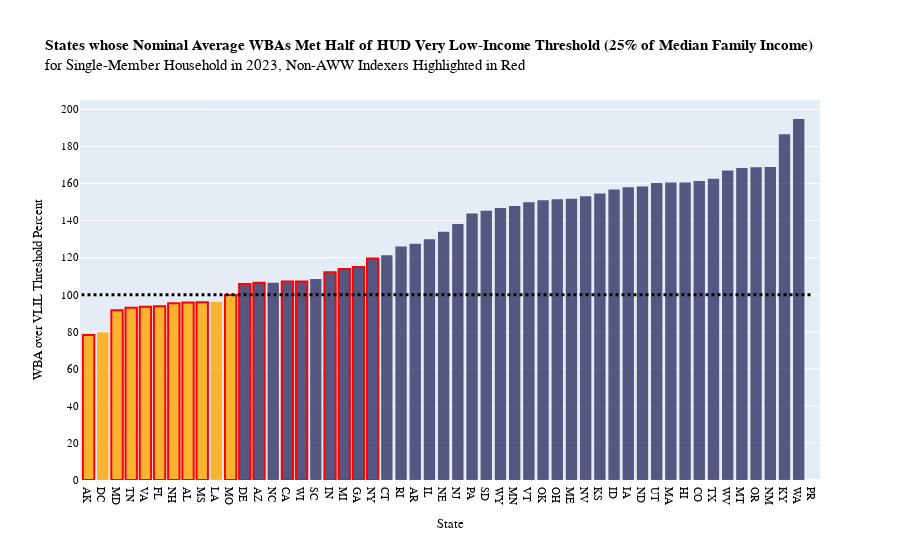

The notebook cell saved with this chart:
### Code cell
fig1 = px.bar(avgwba.sort_values(by='WBA-Limit Ratio'), 
             x='State', 
             y='WBA-Limit Ratio', 
             color = 'Met limit',
             color_discrete_sequence=['rgba(255, 165, 0,0.8)', 'rgba(50,50,100,0.8)'],
             width=2000)

nonindexers_list = ['AK', 'AL', 'AZ', 'CA', 'DE', 'FL', 'GA', 'IN', 'MD',
                    'MI', 'MO', 'MS', 'NH', 'NY', 'TN', 'VA', 'WI']
avgwba_sorted = avgwba.sort_values(by='WBA-Limit Ratio')
fig1 = go.Figure()

for i, row in avgwba_sorted.iterrows():
    is_nonindexer = row["State"] in nonindexers_list
    fill_color = 'rgba(255, 165, 0,0.8)' if row["Met limit"] == False else 'rgba(50,50,100,0.8)'
    line_color = 'red' if is_nonindexer else fill_color 
    fig1.add_trace(go.Bar(
        x=[row["State"]],
        y=[row["WBA-Limit Ratio"]],
        marker=dict(
            color=fill_color,
            line=dict(color=line_color, width=2 if is_nonindexer else 0)
        ),
        showlegend=False  # Optional: manage legend manually
    ))

# Update layout
fig1.update_layout(
    title_text="<b>States whose Nominal Average WBAs Met Half of HUD Very Low-Income Threshold (25% of Median Family Income)</b> <br>for Single-Member Household in 2023, Non-AWW Indexers Highlighted in Red",
    xaxis_title="State",
    yaxis_title="WBA over VLIL Threshold Percent",
    font=dict(family="Cambria", size=11, color="black"),
    width=2000,
    yaxis=dict(tick0=0, dtick=20)
)

# Add dotted threshold line at y=100
fig1.add_shape(
    type="line",
    x0=-0.5,
    x1=51,
    y0=100,
    y1=100,
    line=dict(color="black", width=3, dash="dot")
)

fig1.show()

### Figure 1 — Plotly figure (JSON) as saved in the notebook; plotly's stock layout.template omitted (floating-point values rounded to 4 significant figures)
{"data": [{"marker": {"color": "rgba(255, 165, 0,0.8)", "line": {"color": "red", "width": 2}}, "showlegend": false, "type": "bar", "x": ["AK"], "y": [78.19]}, {"marker": {"color": "rgba(255, 165, 0,0.8)", "line": {"color": "rgba(255, 165, 0,0.8)", "width": 0}}, "showlegend": false, "type": "bar", "x": ["DC"], "y": [79.8]}, {"marker": {"color": "rgba(255, 165, 0,0.8)", "line": {"color": "red", "width": 2}}, "showlegend": false, "type": "bar", "x": ["MD"], "y": [91.66]}, {"marker": {"color": "rgba(255, 165, 0,0.8)", "line": {"color": "red", "width": 2}}, "showlegend": false, "type": "bar", "x": ["TN"], "y": [92.99]}, {"marker": {"color": "rgba(255, 165, 0,0.8)", "line": {"color": "red", "width": 2}}, "showlegend": false, "type": "bar", "x": ["VA"], "y": [93.48]}, {"marker": {"color": "rgba(255, 165, 0,0.8)", "line": {"color": "red", "width": 2}}, "showlegend": false, "type": "bar", "x": ["FL"], "y": [93.7]}, {"marker": {"color": "rgba(255, 165, 0,0.8)", "line": {"color": "red", "width": 2}}, "showlegend": false, "type": "bar", "x": ["NH"], "y": [95.39]}, {"marker": {"color": "rgba(255, 165, 0,0.8)", "line": {"color": "red", "width": 2}}, "showlegend": false, "type": "bar", "x": ["AL"], "y": [95.73]}, {"marker": {"color": "rgba(255, 165, 0,0.8)", "line": {"color": "red", "width": 2}}, "showlegend": false, "type": "bar", "x": ["MS"], "y": [95.94]}, {"marker": {"color": "rgba(255, 165, 0,0.8)", "line": {"color": "rgba(255, 165, 0,0.8)", "width": 0}}, "showlegend": false, "type": "bar", "x": ["LA"], "y": [96.23]}, {"marker": {"color": "rgba(255, 165, 0,0.8)", "line": {"color": "red", "width": 2}}, "showlegend": false, "type": "bar", "x": ["MO"], "y": [99.81]}, {"marker": {"color": "rgba(50,50,100,0.8)", "line": {"color": "red", "width": 2}}, "showlegend": false, "type": "bar", "x": ["DE"], "y": [105.8]}, {"marker": {"color": "rgba(50,50,100,0.8)", "line": {"color": "red", "width": 2}}, "showlegend": false, "type": "bar", "x": ["AZ"], "y": [106.4]}, {"marker": {"color": "rgba(50,50,100,0.8)", "line": {"color": "rgba(50,50,100,0.8)", "width": 0}}, "showlegend": false, "type": "bar", "x": ["NC"], "y": [106.5]}, {"marker": {"color": "rgba(50,50,100,0.8)", "line": {"color": "red", "width": 2}}, "showlegend": false, "type": "bar", "x": ["CA"], "y": [107.1]}, {"marker": {"color": "rgba(50,50,100,0.8)", "line": {"color": "red", "width": 2}}, "showlegend": false, "type": "bar", "x": ["WI"], "y": [107.2]}, {"marker": {"color": "rgba(50,50,100,0.8)", "line": {"color": "rgba(50,50,100,0.8)", "width": 0}}, "showlegend": false, "type": "bar", "x": ["SC"], "y": [108.5]}, {"marker": {"color": "rgba(50,50,100,0.8)", "line": {"color": "red", "width": 2}}, "showlegend": false, "type": "bar", "x": ["IN"], "y": [112.2]}, {"marker": {"color": "rgba(50,50,100,0.8)", "line": {"color": "red", "width": 2}}, "showlegend": false, "type": "bar", "x": ["MI"], "y": [113.9]}, {"marker": {"color": "rgba(50,50,100,0.8)", "line": {"color": "red", "width": 2}}, "showlegend": false, "type": "bar", "x": ["GA"], "y": [115]}, {"marker": {"color": "rgba(50,50,100,0.8)", "line": {"color": "red", "width": 2}}, "showlegend": false, "type": "bar", "x": ["NY"], "y": [119.6]}, {"marker": {"color": "rgba(50,50,100,0.8)", "line": {"color": "rgba(50,50,100,0.8)", "width": 0}}, "showlegend": false, "type": "bar", "x": ["CT"], "y": [121.2]}, {"marker": {"color": "rgba(50,50,100,0.8)", "line": {"color": "rgba(50,50,100,0.8)", "width": 0}}, "showlegend": false, "type": "bar", "x": ["RI"], "y": [126.0]}, {"marker": {"color": "rgba(50,50,100,0.8)", "line": {"color": "rgba(50,50,100,0.8)", "width": 0}}, "showlegend": false, "type": "bar", "x": ["AR"], "y": [127.4]}, {"marker": {"color": "rgba(50,50,100,0.8)", "line": {"color": "rgba(50,50,100,0.8)", "width": 0}}, "showlegend": false, "type": "bar", "x": ["IL"], "y": [130.0]}, {"marker": {"color": "rgba(50,50,100,0.8)", "line": {"color": "rgba(50,50,100,0.8)", "width": 0}}, "showlegend": false, "type": "bar", "x": ["NE"], "y": [133.9]}, {"marker": {"color": "rgba(50,50,100,0.8)", "line": {"color": "rgba(50,50,100,0.8)", "width": 0}}, "showlegend": false, "type": "bar", "x": ["NJ"], "y": [138.1]}, {"marker": {"color": "rgba(50,50,100,0.8)", "line": {"color": "rgba(50,50,100,0.8)", "width": 0}}, "showlegend": false, "type": "bar", "x": ["PA"], "y": [143.9]}, {"marker": {"color": "rgba(50,50,100,0.8)", "line": {"color": "rgba(50,50,100,0.8)", "width": 0}}, "showlegend": false, "type": "bar", "x": ["SD"], "y": [145.3]}, {"marker": {"color": "rgba(50,50,100,0.8)", "line": {"color": "rgba(50,50,100,0.8)", "width": 0}}, "showlegend": false, "type": "bar", "x": ["WY"], "y": [146.8]}, {"marker": {"color": "rgba(50,50,100,0.8)", "line": {"color": "rgba(50,50,100,0.8)", "width": 0}}, "showlegend": false, "type": "bar", "x": ["MN"], "y": [147.8]}, {"marker": {"color": "rgba(50,50,100,0.8)", "line": {"color": "rgba(50,50,100,0.8)", "width": 0}}, "showlegend": false, "type": "bar", "x": ["VT"], "y": [149.9]}, {"marker": {"color": "rgba(50,50,100,0.8)", "line": {"color": "rgba(50,50,100,0.8)", "width": 0}}, "showlegend": false, "type": "bar", "x": ["OK"], "y": [150.9]}, {"marker": {"color": "rgba(50,50,100,0.8)", "line": {"color": "rgba(50,50,100,0.8)", "width": 0}}, "showlegend": false, "type": "bar", "x": ["OH"], "y": [151.5]}, {"marker": {"color": "rgba(50,50,100,0.8)", "line": {"color": "rgba(50,50,100,0.8)", "width": 0}}, "showlegend": false, "type": "bar", "x": ["ME"], "y": [151.8]}, {"marker": {"color": "rgba(50,50,100,0.8)", "line": {"color": "rgba(50,50,100,0.8)", "width": 0}}, "showlegend": false, "type": "bar", "x": ["NV"], "y": [153.1]}, {"marker": {"color": "rgba(50,50,100,0.8)", "line": {"color": "rgba(50,50,100,0.8)", "width": 0}}, "showlegend": false, "type": "bar", "x": ["KS"], "y": [154.6]}, {"marker": {"color": "rgba(50,50,100,0.8)", "line": {"color": "rgba(50,50,100,0.8)", "width": 0}}, "showlegend": false, "type": "bar", "x": ["ID"], "y": [156.8]}, {"marker": {"color": "rgba(50,50,100,0.8)", "line": {"color": "rgba(50,50,100,0.8)", "width": 0}}, "showlegend": false, "type": "bar", "x": ["IA"], "y": [158.0]}, {"marker": {"color": "rgba(50,50,100,0.8)", "line": {"color": "rgba(50,50,100,0.8)", "width": 0}}, "showlegend": false, "type": "bar", "x": ["ND"], "y": [158.4]}, {"marker": {"color": "rgba(50,50,100,0.8)", "line": {"color": "rgba(50,50,100,0.8)", "width": 0}}, "showlegend": false, "type": "bar", "x": ["UT"], "y": [160.2]}, {"marker": {"color": "rgba(50,50,100,0.8)", "line": {"color": "rgba(50,50,100,0.8)", "width": 0}}, "showlegend": false, "type": "bar", "x": ["MA"], "y": [160.6]}, {"marker": {"color": "rgba(50,50,100,0.8)", "line": {"color": "rgba(50,50,100,0.8)", "width": 0}}, "showlegend": false, "type": "bar", "x": ["HI"], "y": [160.6]}, {"marker": {"color": "rgba(50,50,100,0.8)", "line": {"color": "rgba(50,50,100,0.8)", "width": 0}}, "showlegend": false, "type": "bar", "x": ["CO"], "y": [161.3]}, {"marker": {"color": "rgba(50,50,100,0.8)", "line": {"color": "rgba(50,50,100,0.8)", "width": 0}}, "showlegend": false, "type": "bar", "x": ["TX"], "y": [162.6]}, {"marker": {"color": "rgba(50,50,100,0.8)", "line": {"color": "rgba(50,50,100,0.8)", "width": 0}}, "showlegend": false, "type": "bar", "x": ["WV"], "y": [167]}, {"marker": {"color": "rgba(50,50,100,0.8)", "line": {"color": "rgba(50,50,100,0.8)", "width": 0}}, "showlegend": false, "type": "bar", "x": ["MT"], "y": [168.3]}, {"marker": {"color": "rgba(50,50,100,0.8)", "line": {"color": "rgba(50,50,100,0.8)", "width": 0}}, "showlegend": false, "type": "bar", "x": ["OR"], "y": [168.7]}, {"marker": {"color": "rgba(50,50,100,0.8)", "line": {"color": "rgba(50,50,100,0.8)", "width": 0}}, "showlegend": false, "type": "bar", "x": ["NM"], "y": [169.0]}, {"marker": {"color": "rgba(50,50,100,0.8)", "line": {"color": "rgba(50,50,100,0.8)", "width": 0}}, "showlegend": false, "type": "bar", "x": ["KY"], "y": [186.5]}, {"marker": {"color": "rgba(50,50,100,0.8)", "line": {"color": "rgba(50,50,100,0.8)", "width": 0}}, "showlegend": false, "type": "bar", "x": ["WA"], "y": [194.8]}, {"marker": {"color": "rgba(255, 165, 0,0.8)", "line": {"color": "rgba(255, 165, 0,0.8)", "width": 0}}, "showlegend": false, "type": "bar", "x": ["PR"], "y": [null]}], "layout": {"autosize": true, "font": {"color": "black", "family": "Cambria", "size": 11}, "shapes": [{"line": {"color": "black", "dash": "dot", "width": 3}, "type": "line", "x0": -0.5, "x1": 51, "y0": 100, "y1": 100}], "title": {"text": "<b>States whose Nominal Average WBAs Met Half of HUD Very Low-Income Threshold (25% of Median Family Income)</b> <br>for Single-Member Household in 2023, Non-AWW Indexers Highlighted in Red"}, "xaxis": {"autorange": true, "range": [-0.6093, 51.5], "title": {"text": "State"}, "type": "category"}, "yaxis": {"autorange": true, "dtick": 20, "range": [0, 205.1], "tick0": 0, "title": {"text": "WBA over VLIL Threshold Percent"}, "type": "linear"}}}
